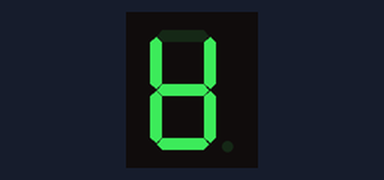
A sketch run on a simulated Arduino Uno, built with avr-gcc and run on an emulated ATmega328P. Parts: 1-digit seven-segment display. Wiring (inferred from the names in the program): 1-digit 7-segment display, segments lit when HIGH: segments pin 5, pin 6, pin 7, pin 8, pin 9, pin 10, pin 11. The segment pins are drawn as the display they are named for.

Above: at 0.1 s.
At 0.8 s:
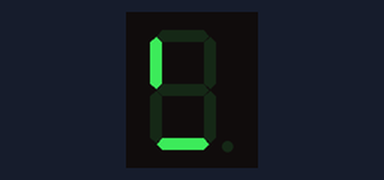
At 1.5 s:
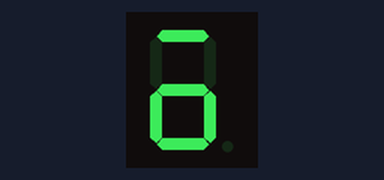
At 2.9 s:
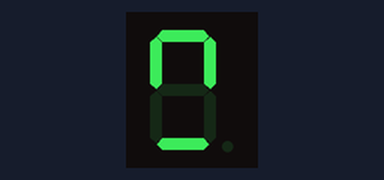
At 4.3 s:
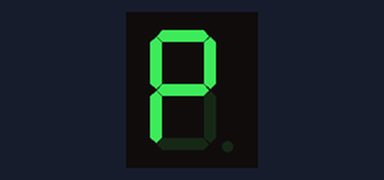
At 6.4 s:
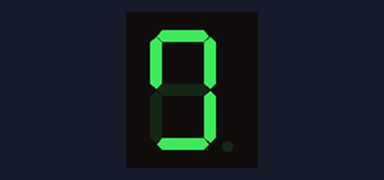

Measured:
- by itself, everything shown: repeats every 7.0 s, in 10 steps
- what the display in image 1 shows lasts 0.7 s, from 0.7 s to 1.4 s

The sketch:

exercici_1.ino
```cpp
/**********************************************************************************
**                                                                               **
**                             NOM AMB DISPLAY                                   **
**                             JEFF GARCIA                                       **
**                                                                               **
**********************************************************************************/

//********** Includes *************************************************************

//********** Variables ************************************************************
const byte segA = 5;          // donar nom al pin 5 de l’Arduino
const byte segB = 6;
const byte segC = 7;
const byte segD = 8;
const byte segE = 9;
const byte segF = 10;
const byte segG = 11;
const byte segdot = 12;
long int t = 700;
long int a = 750;  // temps nomes per al punt del display.

//********** Setup ****************************************************************
void setup()
{
  pinMode(segA, OUTPUT);     // definir el pin 5 com una sortida
  pinMode(segB, OUTPUT);     // definir el pin 6 com una sortida
  pinMode(segC, OUTPUT);     // definir el pin 7 com una sortida
  pinMode(segD, OUTPUT);     // definir el pin 8 com una sortida
  pinMode(segE, OUTPUT);     // definir el pin 9 com una sortida
  pinMode(segF, OUTPUT);     // definir el pin 10 com una sortida
  pinMode(segG, OUTPUT);     // definir el pin 11 com una sortida
}

//********** Loop *****************************************************************
void loop()
{
      //ESTE ES PARA HACER EL 0

  digitalWrite(segA, LOW);     // MEDIO CENTRO
  digitalWrite(segB, HIGH);    // ARRIBA IZQUIERDA
  digitalWrite(segC, HIGH);    // MEDIO ARRIBA
  digitalWrite(segD, HIGH);    // ARRIBA DERECHA
  digitalWrite(segE, HIGH);    //  ABAJO IZQUIERDA
  digitalWrite(segF, HIGH);    // ABAJO DERECHA
  digitalWrite(segG, HIGH);    // MEDIO ABAJO
    digitalWrite(segdot, HIGH);    // PUNTO

  delay(t);                  // es queden leds tms encesos

    //ESTE ES PARA HACER EL 1

  digitalWrite(segA, LOW);    // MEDIO CENTRO
  digitalWrite(segB, LOW);    // ARRIBA IZQUIERDA
  digitalWrite(segC, LOW);    // MEDIO ARRIBA
  digitalWrite(segD, HIGH);   // ARRIBA DERECHA
  digitalWrite(segE, LOW);    //  ABAJO IZQUIERDA
  digitalWrite(segF, HIGH);   // ABAJO DERECHA
  digitalWrite(segG, LOW);    // MEDIO ABAJO
    digitalWrite(segdot, HIGH);    // PUNTO

  delay(t);                  // es queden leds tms encesos

    //ESTE ES PARA HACER EL 2

  digitalWrite(segA, HIGH);    // MEDIO CENTRO
  digitalWrite(segB, LOW);    // ARRIBA IZQUIERDA
  digitalWrite(segC, HIGH);    // MEDIO ARRIBA
  digitalWrite(segD, HIGH);   // ARRIBA DERECHA
  digitalWrite(segE, HIGH);    //  ABAJO IZQUIERDA
  digitalWrite(segF, LOW);   // ABAJO DERECHA
  digitalWrite(segG, HIGH);    // MEDIO ABAJO
    digitalWrite(segdot, HIGH);    // PUNTO

  delay(t);                  // es queden leds tms encesos

    //ESTE ES PARA HACER EL 3

  digitalWrite(segA, HIGH);    // MEDIO CENTRO
  digitalWrite(segB, LOW);    // ARRIBA IZQUIERDA
  digitalWrite(segC, HIGH);    // MEDIO ARRIBA
  digitalWrite(segD, HIGH);   // ARRIBA DERECHA
  digitalWrite(segE, LOW);    //  ABAJO IZQUIERDA
  digitalWrite(segF, HIGH);   // ABAJO DERECHA
  digitalWrite(segG, HIGH);    // MEDIO ABAJO
    digitalWrite(segdot, HIGH);    // PUNTO

  delay(t);                  // es queden leds tms encesos

    //ESTE ES PARA HACER EL 4

  digitalWrite(segA, HIGH);    // MEDIO CENTRO
  digitalWrite(segB, HIGH);    // ARRIBA IZQUIERDA
  digitalWrite(segC, LOW);    // MEDIO ARRIBA
  digitalWrite(segD, HIGH);   // ARRIBA DERECHA
  digitalWrite(segE, LOW);    //  ABAJO IZQUIERDA
  digitalWrite(segF, HIGH);   // ABAJO DERECHA
  digitalWrite(segG, LOW);    // MEDIO ABAJO
    digitalWrite(segdot, HIGH);    // PUNTO

  delay(t);                  // es queden leds tms encesos

    //ESTE ES PARA HACER EL 5

  digitalWrite(segA, HIGH);    // MEDIO CENTRO
  digitalWrite(segB, HIGH);    // ARRIBA IZQUIERDA
  digitalWrite(segC, HIGH);    // MEDIO ARRIBA
  digitalWrite(segD, LOW);   // ARRIBA DERECHA
  digitalWrite(segE, LOW);    //  ABAJO IZQUIERDA
  digitalWrite(segF, HIGH);   // ABAJO DERECHA
  digitalWrite(segG, HIGH);    // MEDIO ABAJO
    digitalWrite(segdot, HIGH);    // PUNTO

  delay(t);                  // es queden leds tms encesos


    //ESTE ES PARA HACER EL 6

  digitalWrite(segA, HIGH);    // MEDIO CENTRO
  digitalWrite(segB, HIGH);    // ARRIBA IZQUIERDA
  digitalWrite(segC, LOW);    // MEDIO ARRIBA
  digitalWrite(segD, LOW);   // ARRIBA DERECHA
  digitalWrite(segE, HIGH);    //  ABAJO IZQUIERDA
  digitalWrite(segF, HIGH);   // ABAJO DERECHA
  digitalWrite(segG, HIGH);    // MEDIO ABAJO
    digitalWrite(segdot, HIGH);    // PUNTO

  delay(t);                  // es queden leds tms encesos

      //ESTE ES PARA HACER EL 7

  digitalWrite(segA, LOW);    // MEDIO CENTRO
  digitalWrite(segB, LOW);    // ARRIBA IZQUIERDA
  digitalWrite(segC, HIGH);    // MEDIO ARRIBA
  digitalWrite(segD, HIGH);   // ARRIBA DERECHA
  digitalWrite(segE, LOW);    //  ABAJO IZQUIERDA
  digitalWrite(segF, HIGH);   // ABAJO DERECHA
  digitalWrite(segG, LOW);    // MEDIO ABAJO
    digitalWrite(segdot, HIGH);    // PUNTO

  delay(t);                  // es queden leds tms encesos

      //ESTE ES PARA HACER EL 8

  digitalWrite(segA, HIGH);    // MEDIO CENTRO
  digitalWrite(segB, HIGH);    // ARRIBA IZQUIERDA
  digitalWrite(segC, HIGH);    // MEDIO ARRIBA
  digitalWrite(segD, HIGH);   // ARRIBA DERECHA
  digitalWrite(segE, HIGH);    //  ABAJO IZQUIERDA
  digitalWrite(segF, HIGH);   // ABAJO DERECHA
  digitalWrite(segG, HIGH);    // MEDIO ABAJO
    digitalWrite(segdot, HIGH);    // PUNTO

  delay(t);                  // es queden leds tms encesos

     //ESTE ES PARA HACER EL 9

  digitalWrite(segA, HIGH);    // MEDIO CENTRO
  digitalWrite(segB, HIGH);    // ARRIBA IZQUIERDA
  digitalWrite(segC, HIGH);    // MEDIO ARRIBA
  digitalWrite(segD, HIGH);   // ARRIBA DERECHA
  digitalWrite(segE, LOW);    //  ABAJO IZQUIERDA
  digitalWrite(segF, HIGH);   // ABAJO DERECHA
  digitalWrite(segG, LOW);    // MEDIO ABAJO
    digitalWrite(segdot, HIGH);    // PUNTO

  delay(t);                  // es queden leds tms encesos


}

//********** Funcions *************************************************************
```
